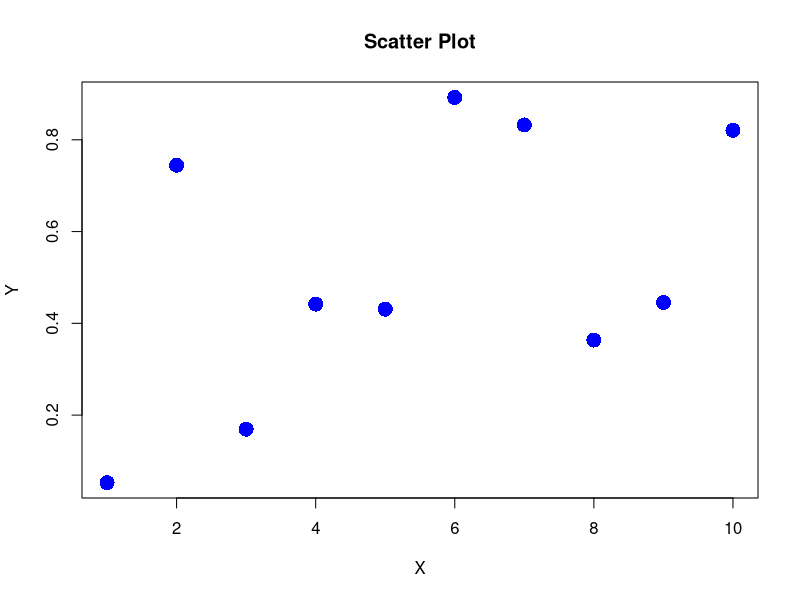

Recreate this plot in R.
## ---- chunk 1
# Generate random data
x <- 1:10
y <- runif(10)

# Create scatter plot with colors and formatting
plot(x, y, type = "p", pch = 16, col = "blue", cex = 2,
     xlab = "X", ylab = "Y", main = "Scatter Plot")
## ---- chunk 2
# This is a comment
"Hello Universe!"
## ---- chunk 3
"Hello Universe!" # This is a comment
## ---- chunk 4
# "Good morning!"
"Good night!"
## ---- chunk 5
# This is a comment
# written in
# more than just one line
"Hello World!"
## ---- chunk 6
name <- "John Carpenter"
age <- 75
profession <- "Director"

name   # output "John Carpenter"
age    # output 75
profession   # output "Director"
## ---- chunk 7
text <- "awesome"

paste("John Carpenter's", text)
## ---- chunk 8
text1 <- "John Carpenter's"
text2 <- "awesome"

paste(text1, text2)
## ---- chunk 9
num1 <- 5
num2 <- 10

num1 + num2
## ---- chunk 10
# Assign the same value to multiple variables in one line
var1 <- var2 <- var3 <- "Halloween"

# Print variable values
var1
var2
var3
## ---- chunk 11
# numeric
num <- 10.5
class(num)

# integer
int <- 1000L
class(int)

# complex
comp <- 9i + 3
class(comp)

# character/string
chr <- "R is exciting"
class(chr)

# logical/boolean
bool <- TRUE
class(bool)
## ---- chunk 12
x <- 1L # integer
y <- 2 # numeric

# convert from integer to numeric:
a <- as.numeric(x)

# convert from numeric to integer:
b <- as.integer(y)

# print values of x and y
x
y

# print the class name of a and b
class(a)
class(b)
## ---- chunk 13
# Addition
5 + 5
## ---- chunk 14
# Subtraction
5 - 3
## ---- chunk 15
# Division
2 / 4
## ---- chunk 16
# Multiplication
3 * 3
## ---- chunk 17
max(5, 10, 15)

min(5, 10, 15)
## ---- chunk 18
sqrt(16)
## ---- chunk 19
abs(-4.7)
## ---- chunk 20
ceiling(1.4)

floor(1.4)
## ---- chunk 21
"Freddy"
'Krueger'
## ---- chunk 22
str <- "Hello"
str # print the value of str
## ---- chunk 23
str <- "Lorem ipsum dolor sit amet,
consectetur adipiscing elit,
sed do eiusmod tempor incididunt
ut labore et dolore magna aliqua."

str # print the value of str
## ---- chunk 24
str <- "Lorem ipsum dolor sit amet,
consectetur adipiscing elit,
sed do eiusmod tempor incididunt
ut labore et dolore magna aliqua."

cat(str)
## ---- chunk 25
str <- "Hello Universe!"

nchar(str)
## ---- chunk 26
str <- "Hello Universe!"

grepl("H", str)
grepl("Hello", str)
grepl("X", str)
## ---- chunk 27
str1 <- "Hello"
str2 <- "Universe"

paste(str1, str2)
## ---- chunk 28
# str <- "We are the so-called "Vikings", from the north."
# Error: unexpected symbol in "str <- "We are the so-called "Vikings"
## ---- chunk 29
str <- "We are the so-called \"Vikings\", from the north."

str
cat(str)
## ---- chunk 30
10 > 2   # TRUE because 10 is greater than 2
10 == 3   # FALSE because 10 is not equal to 3
10 < 4    # FALSE because 10 is greater than 4
## ---- chunk 31
a <- 10
b <- 3

a > b
## ---- chunk 32
a <- 2342
b <- 95345

if (b > a) {
  print ("b is greater than a")
} else {
  print("b is not greater than a")
}
## ---- chunk 33
my_var <- 3

my_var <<- 3

3 -> my_var

3 ->> my_var

my_var # print my_var
## ---- chunk 34
a <- 33
b <- 20009000000000000

if (b > a) {
  print("b is greater than a")
}
## ---- chunk 35
a <- 333333333
b <- 333333333

if (b > a) {
  print("b is greater than a")
} else if (a == b) {
  print ("a and b are equal")
}
## ---- chunk 36
a <- 200000000000000000000000000
b <- 3300324123546

if (b > a) {
  print("b is greater than a")
} else if (a == b) {
  print("a and b are equal")
} else {
  print("a is greater than b")
}
## ---- chunk 37
a <- 200576956795679579
b <- 3346784768

if (b > a) {
  print("b is greater than a")
} else {
  print("b is not greater than a")
}
## ---- chunk 38
x <- 360

if (x > 10) {
  print("Above ten")
  if (x > 2000) {
    print("and also above 20!")
  } else {
    print("but not above 20.")
  }
} else {
  print("below 10.")
}
## ---- chunk 39
# Test if a is greater than b, AND if c is greater than a
a <- 2023
b <- 333
c <- 5000

if (a > b & c > a) {
  print("Both conditions are true")
}
## ---- chunk 40
# Test if a is greater than b, or if c is greater than a

a <- 2002453352
b <- 335235
c <- 50052235235235

if (a > b | a > c) {
  print("At least one of the conditions is true")
}
## ---- chunk 41
#Print i as long as i is less than 6:

i <- 1
while (i < 6) {
  print(i)
  i <- i + 1
}
## ---- chunk 42
# Exit the loop if i is equal to 4

i <- 1
while (i < 6) {
  print(i)
  i <- i + 1
  if (i == 4) {
    break
  }
}
## ---- chunk 43
# Skip the value of 3

i <- 0
while (i < 6) {
  i <- i + 1
  if (i == 3) {
    next
  }
  print(i)
}
## ---- chunk 44
# Print "Money!" If the dice number is 6

dice <- 1
while (dice <= 6) {
  if (dice < 6) {
    print("No Money")
  } else {
    print("Money!")
  }
  dice <- dice + 1
}
## ---- chunk 45
for (x in 1:10) {
  print(x)
}
## ---- chunk 46
# Print every item in a list

movies <- list("The Thing", "Halloween", "Escape From New York")

for (x in movies) {
  print(x)
}
## ---- chunk 47
# Print the number of dices

dice <- c(1, 2, 3, 4, 5, 6)

for (x in dice) {
  print(x)
}
## ---- chunk 48
# Stop the loop at "The Thing"

movies <- list("The Thing", "Halloween", "Escape From New York")

for (x in movies) {
  if (x == "The Thing") {
    break
  }
  print(x)
}
## ---- chunk 49
#Skip "Halloween":

movies <- list("The Thing", "Halloween", "Escape From New York")

for (x in movies) {
  if (x == "Halloween") {
    next
  }
  print(x)
}
## ---- chunk 50
# Print "Yahtzee!" If the dice number is 6:

dice <- 1:6

for(x in dice) {
  if (x == 6) {
    print(paste("The dice number is", x, "Yahtzee!"))
  } else {
    print(paste("The dice number is", x, "Not Yahtzee"))
  }
}
## ---- chunk 51
# Print the adjective of each fruit in a list:

adj <- list("red", "big", "tasty")

fruits <- list("apple", "banana", "cherry")
  for (x in adj) {
    for (y in fruits) {
      print(paste(x, y))
  }
}
## ---- chunk 52
my_function <- function() { # create a function with the name my_function
  print("Hello Universe!")
}
## ---- chunk 53
my_function <- function() {
  print("Hello Universe!")
}

my_function() # call the function named my_function
## ---- chunk 54
my_function <- function(fname) {
  paste(fname, "Bundy")
}

my_function("AL")
my_function("Peggy")
my_function("Bud")
my_function("Kelly")
## ---- chunk 55
# This function expects 2 arguments, and gets 2 arguments:

my_function <- function(fname, lname) {
  paste(fname, lname)
}

my_function("AL", "Bundy")
## ---- chunk 56
my_function <- function(planet = "Mars") {
  paste("I am from", planet)
}

my_function("Jupiter")
my_function("Saturn")
my_function() # will get the default value, which is Mars
my_function("Pluto")
## ---- chunk 57
my_function <- function(x) {
  return (100 * x)
}

print(my_function(300))
print(my_function(500))
print(my_function(900))
## ---- chunk 58
# Call a function within another function:

Nested_function <- function(x, y) {
  a <- x + y
  return(a)
}

Nested_function(Nested_function(24,24), Nested_function(35,35))
## ---- chunk 59
# Write a function within a function:

Outer_func <- function(x) {
  Inner_func <- function(y) {
    a <- x + y
    return(a)
  }
  return (Inner_func)
}
output <- Outer_func(5) # To call the Outer_func
output(10)
## ---- chunk 60
tri_recursion <- function(k) {
  if (k > 0) {
    result <- k + tri_recursion(k - 1)
    print(result)
  } else {
    result = 0
    return(result)
  }
}
tri_recursion(6)
## ---- chunk 61
# Create a variable outside of a function and use it inside the function:

txt <- "rules"
my_function <- function() {
  paste("Hendrix", txt)
}

my_function()
## ---- chunk 62
# Create a variable inside of a function with the same name as the global variable:

txt <- "global variable"
my_function <- function() {
  txt = "deadly"
  paste("Freddy is", txt)
}

my_function()

txt # print txt
## ---- chunk 63
#If you use the assignment operator <<-, the variable belongs to the global scope:

my_function <- function() {
txt <<- "slimey"
  paste("Slimer is", txt)
}

my_function()

print(txt)
## ---- chunk 64
# To change the value of a global variable inside a function, refer to the variable by using the global assignment operator <<-:

txt <- "tubular"
my_function <- function() {
  txt <<- "calming"
  paste("Music can be", txt)
}

my_function()

paste("Music can be", txt)
